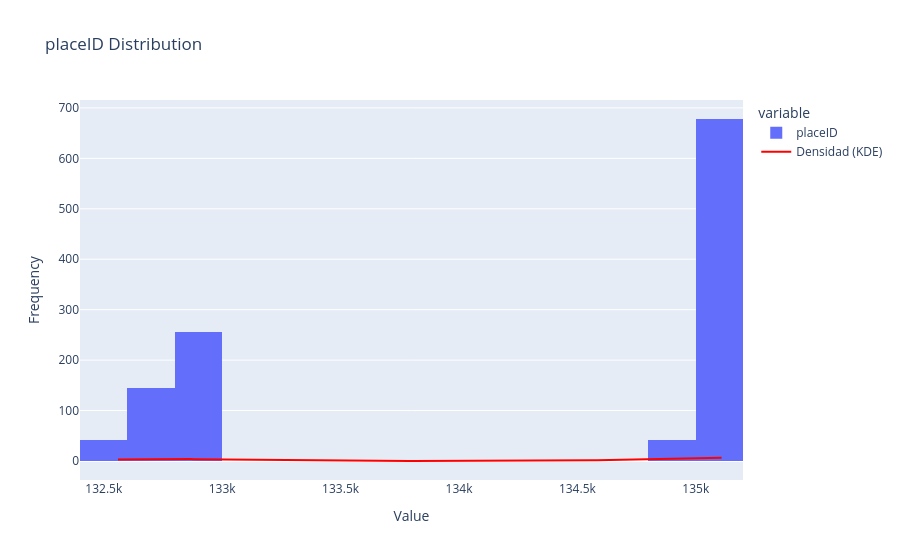
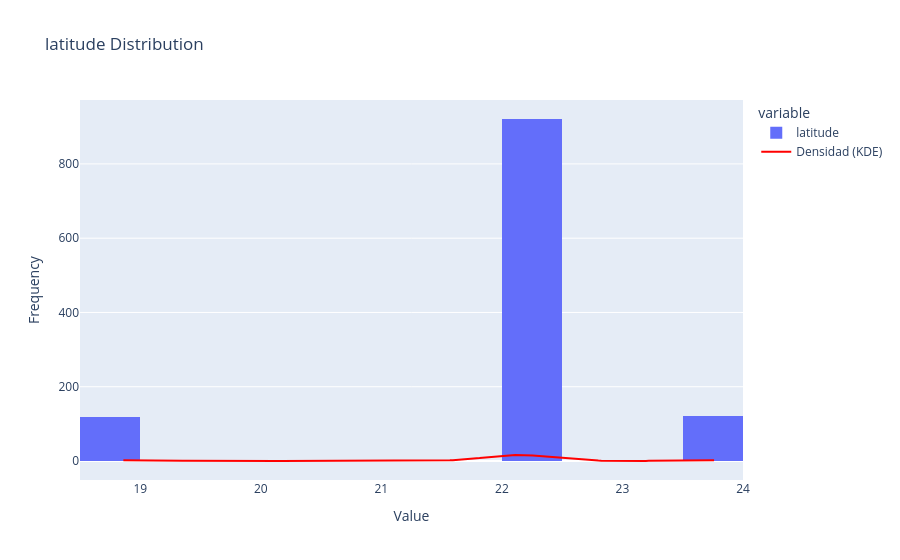
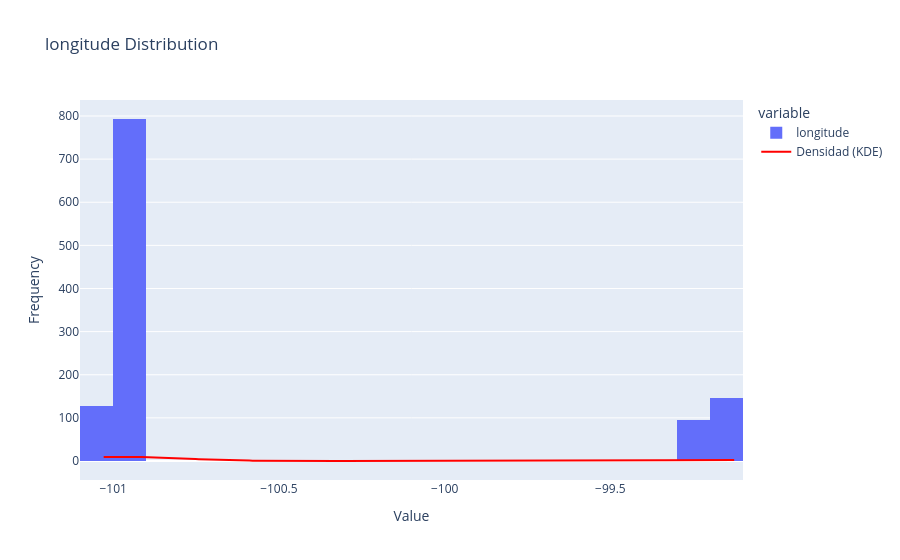
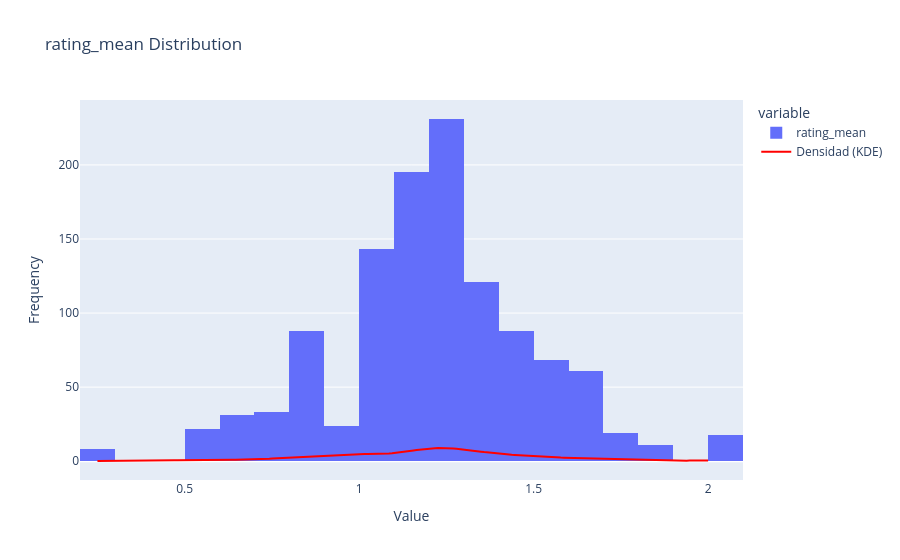

The notebook cell saved with these charts, in order:
### Markdown cell above
## Análisis de variables unarias / poco pobladas

### Code cell
plts.histograms.plot_histogram(rest_rating[varc], bins=20)

### Figure 1 — Plotly figure (JSON) as saved in the notebook; plotly's stock layout.template omitted (floating-point values rounded to 4 significant figures; data arrays with more than 128 entries replaced by an {"elided": "..."} marker saying what was removed)
{"data": [{"bingroup": "x", "hovertemplate": "variable=placeID<br>value=%{x}<br>count=%{y}<extra></extra>", "legendgroup": "placeID", "marker": {"color": "#636efa", "pattern": {"shape": ""}}, "name": "placeID", "nbinsx": 20, "orientation": "v", "showlegend": true, "type": "histogram", "x": {"elided": "1161 int values"}, "xaxis": "x", "yaxis": "y"}, {"line": {"color": "red", "width": 2}, "mode": "lines", "name": "Densidad (KDE)", "type": "scatter", "x": {"elided": "200 float values"}, "y": {"elided": "200 float values"}, "yaxis": "y"}], "layout": {"barmode": "relative", "legend": {"title": {"text": "variable"}, "tracegroupgap": 0}, "title": {"text": "placeID Distribution"}, "xaxis": {"anchor": "y", "domain": [0, 1], "title": {"text": "Value"}}, "yaxis": {"anchor": "x", "domain": [0, 1], "title": {"text": "Frequency"}}}}

### Figure 2 — Plotly figure (JSON) as saved in the notebook; plotly's stock layout.template omitted (floating-point values rounded to 4 significant figures; data arrays with more than 128 entries replaced by an {"elided": "..."} marker saying what was removed)
{"data": [{"bingroup": "x", "hovertemplate": "variable=latitude<br>value=%{x}<br>count=%{y}<extra></extra>", "legendgroup": "latitude", "marker": {"color": "#636efa", "pattern": {"shape": ""}}, "name": "latitude", "nbinsx": 20, "orientation": "v", "showlegend": true, "type": "histogram", "x": {"elided": "1161 float values"}, "xaxis": "x", "yaxis": "y"}, {"line": {"color": "red", "width": 2}, "mode": "lines", "name": "Densidad (KDE)", "type": "scatter", "x": {"elided": "200 float values"}, "y": {"elided": "200 float values"}, "yaxis": "y"}], "layout": {"barmode": "relative", "legend": {"title": {"text": "variable"}, "tracegroupgap": 0}, "title": {"text": "latitude Distribution"}, "xaxis": {"anchor": "y", "domain": [0, 1], "title": {"text": "Value"}}, "yaxis": {"anchor": "x", "domain": [0, 1], "title": {"text": "Frequency"}}}}

### Figure 3 — Plotly figure (JSON) as saved in the notebook; plotly's stock layout.template omitted (floating-point values rounded to 4 significant figures; data arrays with more than 128 entries replaced by an {"elided": "..."} marker saying what was removed)
{"data": [{"bingroup": "x", "hovertemplate": "variable=longitude<br>value=%{x}<br>count=%{y}<extra></extra>", "legendgroup": "longitude", "marker": {"color": "#636efa", "pattern": {"shape": ""}}, "name": "longitude", "nbinsx": 20, "orientation": "v", "showlegend": true, "type": "histogram", "x": {"elided": "1161 float values"}, "xaxis": "x", "yaxis": "y"}, {"line": {"color": "red", "width": 2}, "mode": "lines", "name": "Densidad (KDE)", "type": "scatter", "x": {"elided": "200 float values"}, "y": {"elided": "200 float values"}, "yaxis": "y"}], "layout": {"barmode": "relative", "legend": {"title": {"text": "variable"}, "tracegroupgap": 0}, "title": {"text": "longitude Distribution"}, "xaxis": {"anchor": "y", "domain": [0, 1], "title": {"text": "Value"}}, "yaxis": {"anchor": "x", "domain": [0, 1], "title": {"text": "Frequency"}}}}

### Figure 4 — Plotly figure (JSON) as saved in the notebook; plotly's stock layout.template omitted (floating-point values rounded to 4 significant figures; data arrays with more than 128 entries replaced by an {"elided": "..."} marker saying what was removed)
{"data": [{"bingroup": "x", "hovertemplate": "variable=rating_mean<br>value=%{x}<br>count=%{y}<extra></extra>", "legendgroup": "rating_mean", "marker": {"color": "#636efa", "pattern": {"shape": ""}}, "name": "rating_mean", "nbinsx": 20, "orientation": "v", "showlegend": true, "type": "histogram", "x": {"elided": "1161 float values"}, "xaxis": "x", "yaxis": "y"}, {"line": {"color": "red", "width": 2}, "mode": "lines", "name": "Densidad (KDE)", "type": "scatter", "x": {"elided": "200 float values"}, "y": {"elided": "200 float values"}, "yaxis": "y"}], "layout": {"barmode": "relative", "legend": {"title": {"text": "variable"}, "tracegroupgap": 0}, "title": {"text": "rating_mean Distribution"}, "xaxis": {"anchor": "y", "domain": [0, 1], "title": {"text": "Value"}}, "yaxis": {"anchor": "x", "domain": [0, 1], "title": {"text": "Frequency"}}}}
